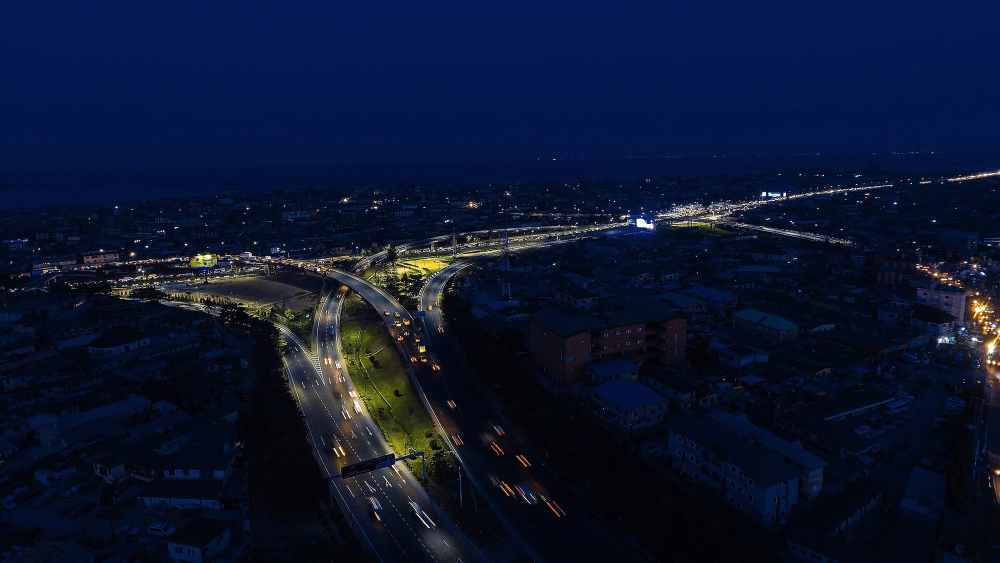
#> input picture assets/img/hero-lagos.jpg, 2000 x 1125 px (shown at 1/2 size)
$ python -i process_photos.py   (imports and definitions only)
#> lines starting #> are read from the running program, lines starting #| are printed output that depends on the picture
#> further down, picture is the input picture: PIL image 2000x1125 RGB; mean R, G, B 11, 21.7, 48.5
# -*- coding: utf-8 -*-
"""Contact sheets + final crops for the Lagos photo set."""
import argparse
import json
import os
import re
import sys

from PIL import Image, ImageDraw, ImageEnhance, ImageFont, ImageOps

ROOT = os.path.dirname(os.path.dirname(os.path.abspath(__file__)))
DATA = os.path.join(ROOT, "tools", "data")
RAW = os.path.join(DATA, "raw")
OUT = os.path.join(ROOT, "assets", "img")

SPECS = {
    # slot: (width, height, focus_y, focus_x)
    "hero-lagos": (2000, 1125),
    "card-development": (800, 600),
    "about-portrait": (1800, 1000),
    "cta-building": (2000, 1250),
    "hood-lekki": (1400, 875),
    "hood-ikoyi": (1400, 875),
    "hood-vi": (1400, 875),
    "hood-ikeja": (1400, 875),
    "hood-yaba": (1400, 875),
    "hood-banana": (1400, 875),
    "hood-surulere": (1400, 875),
    "hood-ajah": (1400, 875),
    "prop-eko": (900, 675),
    "prop-marina": (900, 675),
    "prop-lekki": (900, 675),
    "prop-ikoyi": (900, 675),
    "cap-1": (700, 1027),
    "cap-2": (700, 1027),
    "cap-3": (700, 1027),
    "cap-4": (700, 1027),
    "cap-5": (700, 1027),
    "news-1": (1000, 625),
    "news-2": (1000, 625),
    "news-3": (1000, 625),
    "tile-shot": (320, 210),
    "tile-interior": (320, 210),
    "tile-people": (320, 210),
}


def load_manifest():
    with open(os.path.join(DATA, "manifest.json"), encoding="utf-8") as fh:
        return json.load(fh)


# [24 lines left out: function sheets, not called in this run]


def grade(im):
    """Light, consistent editorial grade: muted colour, cool shadows, gentle contrast."""
    im = ImageEnhance.Color(im).enhance(0.9)
    im = ImageEnhance.Contrast(im).enhance(1.06)
    r, g, b = im.split()
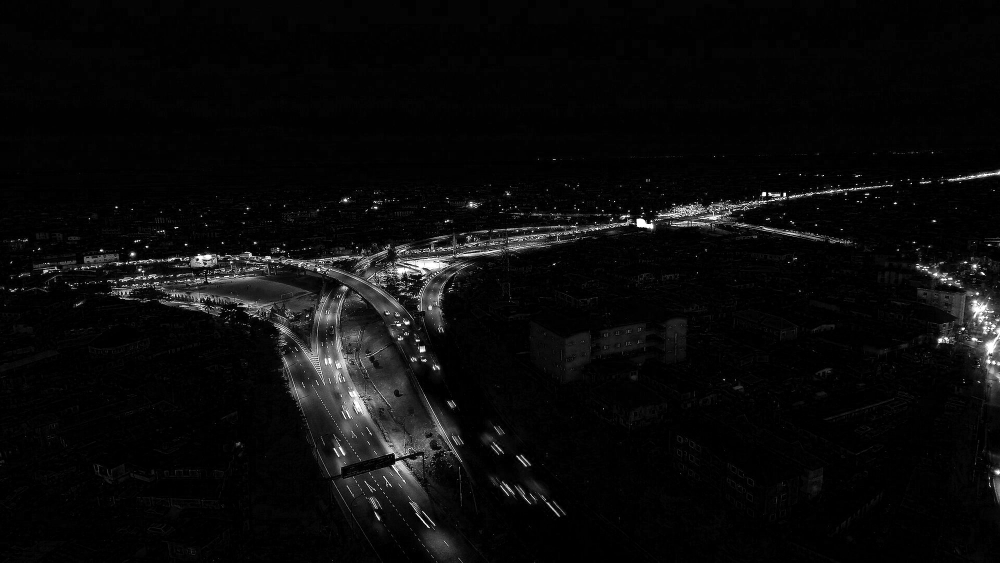
#> r: PIL image 2000x1125 L (shown at 1/2 size); min 0, max 255, mean 10.6
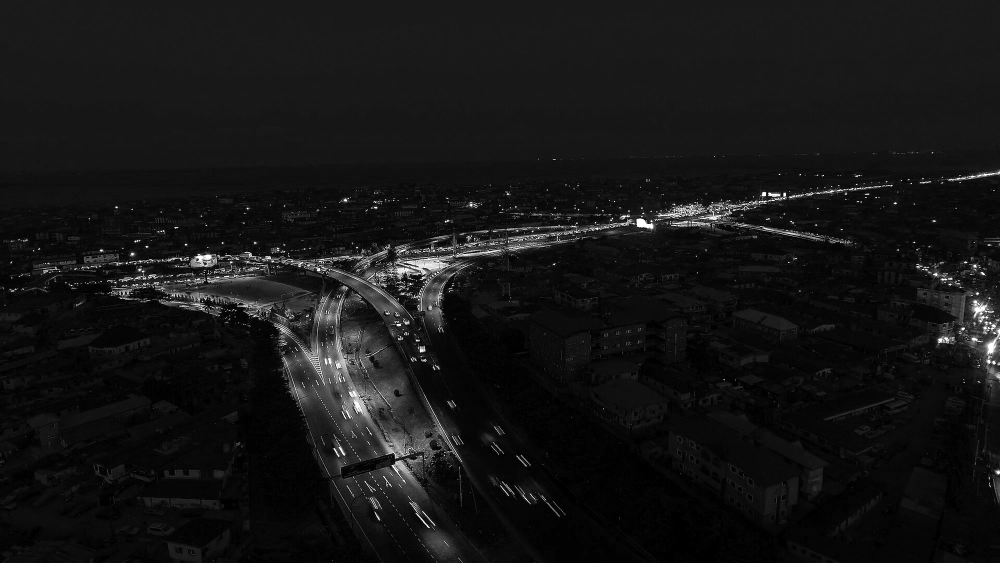
#> g: PIL image 2000x1125 L (shown at 1/2 size); min 0, max 255, mean 21
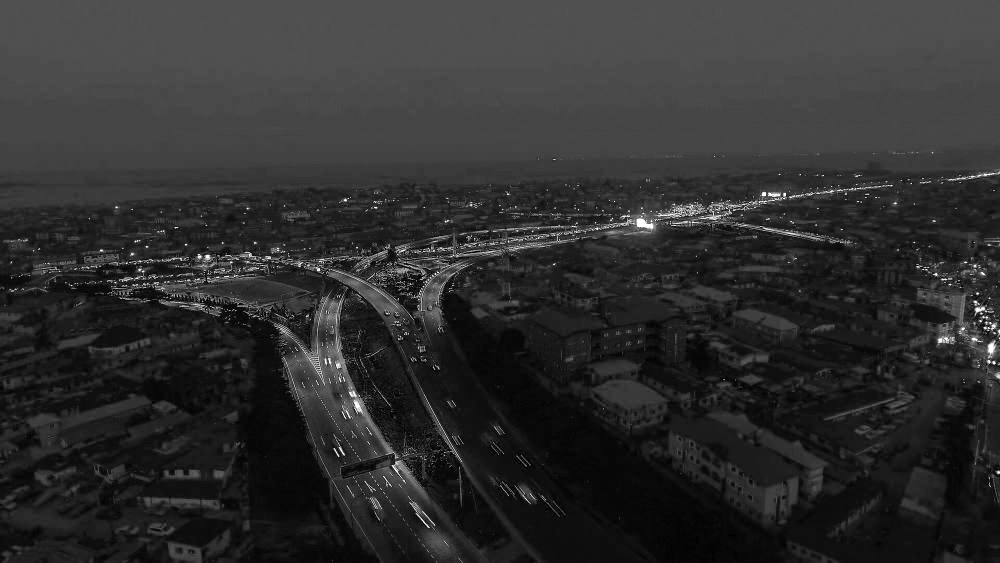
#> b: PIL image 2000x1125 L (shown at 1/2 size); min 0, max 255, mean 46.3

    def curve(v, mul, add):
        return max(0, min(255, int(v * mul + add)))

    r = r.point(lambda v: curve(v, 0.985, 2))
    b = b.point(lambda v: curve(v, 1.02, 2))
    return Image.merge("RGB", (r, g, b))


# [43 lines left out: functions crop, main, not called in this run]


# [2 lines not run here, left out]

>>> from PIL import Image
>>> picture = Image.open('../assets/img/hero-lagos.jpg')
>>> result = grade(picture)
